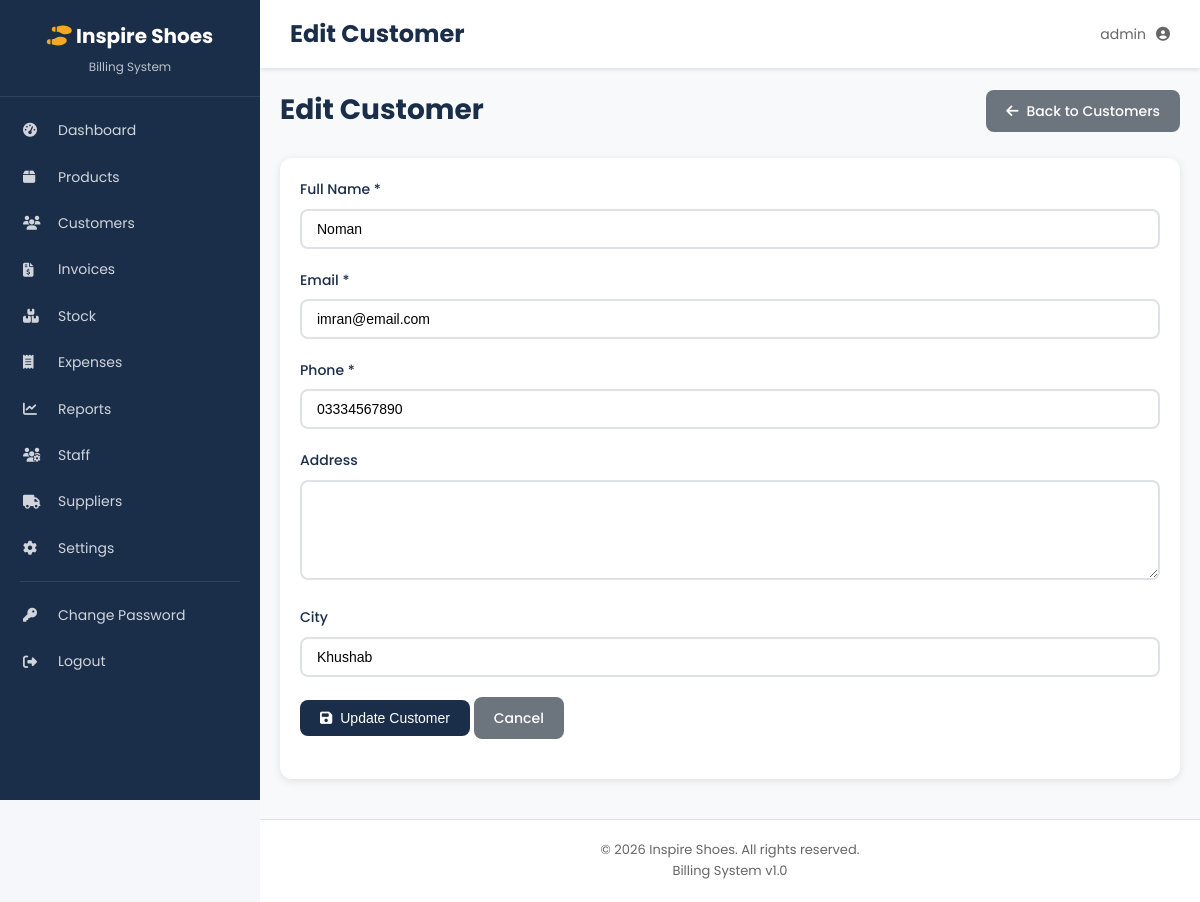
/customers/edit.php?id=4 (signed in), run on the app's committed database.
### tables this page shows
CREATE TABLE `users` (
  `id` int(11) NOT NULL,
  `username` varchar(50) NOT NULL,
  `email` varchar(100) NOT NULL,
  `password_hash` varchar(255) NOT NULL,
  `role` enum('admin','staff') DEFAULT 'staff',
  `status` enum('active','inactive') NOT NULL DEFAULT 'active',
  `created_at` timestamp NOT NULL DEFAULT current_timestamp(),
  `updated_at` timestamp NOT NULL DEFAULT current_timestamp() ON UPDATE current_timestamp()
);

CREATE TABLE `customers` (
  `id` int(11) NOT NULL,
  `full_name` varchar(100) NOT NULL,
  `email` varchar(100) NOT NULL,
  `phone` varchar(20) NOT NULL,
  `address` text DEFAULT NULL,
  `city` varchar(100) DEFAULT NULL,
  `created_at` timestamp NOT NULL DEFAULT current_timestamp(),
  `updated_at` timestamp NOT NULL DEFAULT current_timestamp() ON UPDATE current_timestamp()
);

### includes/functions.php (called while the page is built, shortened)
<?php
require_once __DIR__ . '/../config/db.php';
function getUserRole(): string {
    return $_SESSION['role'] ?? 'staff';
}
function isAdmin(): bool {
    return getUserRole() === 'admin';
}
function getCurrentUser() {
    global $pdo;
    $stmt = $pdo->prepare("SELECT * FROM users WHERE id = ?");
    $stmt->execute([$_SESSION['user_id']]);
    return $stmt->fetch();
}
function h($string): string {
    return htmlspecialchars($string ?? '', ENT_QUOTES, 'UTF-8');
}

### customers/edit.php (the view, shortened to what this page needs)
<?php
require_once __DIR__ . '/../config/db.php';
require_once __DIR__ . '/../includes/functions.php';
$page_title = 'Edit Customer';
$id = filter_input(INPUT_GET, 'id', FILTER_VALIDATE_INT);
$stmt = $pdo->prepare("SELECT * FROM customers WHERE id = ?");
$stmt->execute([$id]);
$customer = $stmt->fetch(PDO::FETCH_ASSOC);
include __DIR__ . '/../includes/header.php';
?>
<div class="page-header">
    <h1>Edit Customer</h1>
    <a href="list.php" class="btn btn-secondary">
        <i class="fas fa-arrow-left"></i> Back to Customers
    </a>
</div>
<div class="card">
    <div class="card-body">
        <form method="POST" action="">
            <div class="form-group">
                <label for="full_name">Full Name *</label>
                <input type="text" id="full_name" name="full_name" class="form-control" value="<?php echo h($customer['full_name']); ?>" required>
            </div>
            <div class="form-group">
                <label for="email">Email *</label>
                <input type="email" id="email" name="email" class="form-control" value="<?php echo h($customer['email']); ?>" required>
            </div>
            <div class="form-group">
                <label for="phone">Phone *</label>
                <input type="text" id="phone" name="phone" class="form-control" value="<?php echo h($customer['phone']); ?>" required>
            </div>
            <div class="form-group">
                <label for="address">Address</label>
                <textarea id="address" name="address" class="form-control" rows="2"><?php echo h($customer['address'] ?? ''); ?></textarea>
            </div>
            <div class="form-group">
                <label for="city">City</label>
                <input type="text" id="city" name="city" class="form-control" value="<?php echo h($customer['city'] ?? ''); ?>">
            </div>
            <div class="form-group">
                <button type="submit" class="btn btn-primary">
                    <i class="fas fa-save"></i> Update Customer
                </button>
                <a href="list.php" class="btn btn-secondary">Cancel</a>
            </div>
        </form>
    </div>
</div>
<?php include __DIR__ . '/../includes/footer.php'; ?>

### includes/header.php (shortened to what this page needs)
<?php
require_once __DIR__ . '/../config/db.php';
require_once __DIR__ . '/functions.php';
$current_page  = basename($_SERVER['PHP_SELF']);
$is_logged_in  = isset($_SESSION['user_id']);
$current_user = $is_logged_in ? getCurrentUser() : null;
?>
<!DOCTYPE html>
<html lang="en">
<head>
    <link rel="stylesheet" href="https://cdnjs.cloudflare.com/ajax/libs/font-awesome/6.4.0/css/all.min.css">
    <link rel="stylesheet" href="<?php echo CSS_URL; ?>/style.css">
</head>
<body>
<?php if ($is_logged_in): ?>
<nav class="sidebar">
    <div class="sidebar-header">
        <h2><i class="fas fa-shoe-prints"></i> Inspire Shoes</h2>
        <p>Billing System</p>
    </div>
    <ul class="nav-menu">
        <li class="<?php echo ($current_page === 'index.php' && strpos($_SERVER['PHP_SELF'], '/auth/') === false) ? 'active' : ''; ?>">
            <a href="<?php echo BASE_URL; ?>/index.php">
                <i class="fas fa-tachometer-alt"></i>
                <span>Dashboard</span>
            </a>
        </li>
        <li class="<?php echo strpos($_SERVER['PHP_SELF'], '/products/') !== false ? 'active' : ''; ?>">
            <a href="<?php echo BASE_URL; ?>/products/list.php">
                <i class="fas fa-box"></i>
                <span>Products</span>
            </a>
        </li>
        <li class="<?php echo strpos($_SERVER['PHP_SELF'], '/customers/') !== false ? 'active' : ''; ?>">
            <a href="<?php echo BASE_URL; ?>/customers/list.php">
                <i class="fas fa-users"></i>
                <span>Customers</span>
            </a>
        </li>
        <li class="<?php echo strpos($_SERVER['PHP_SELF'], '/invoices/') !== false ? 'active' : ''; ?>">
            <a href="<?php echo BASE_URL; ?>/invoices/list.php">
                <i class="fas fa-file-invoice-dollar"></i>
                <span>Invoices</span>
            </a>
        </li>
        <?php if (isAdmin()): ?>
        <li class="<?php echo strpos($_SERVER['PHP_SELF'], '/stock/') !== false ? 'active' : ''; ?>">
            <a href="<?php echo BASE_URL; ?>/stock/manage.php">
                <i class="fas fa-boxes"></i>
                <span>Stock</span>
            </a>
        </li>
        <li class="<?php echo strpos($_SERVER['PHP_SELF'], '/expenses/') !== false ? 'active' : ''; ?>">
            <a href="<?php echo BASE_URL; ?>/expenses/list.php">
                <i class="fas fa-receipt"></i>
                <span>Expenses</span>
            </a>
        </li>
        <li class="<?php echo strpos($_SERVER['PHP_SELF'], '/reports/') !== false ? 'active' : ''; ?>">
            <a href="<?php echo BASE_URL; ?>/reports/sales.php">
                <i class="fas fa-chart-line"></i>
                <span>Reports</span>
            </a>
        </li>
        <?php endif; ?>
        <?php if (isAdmin()): ?>
        <li class="<?php echo strpos($_SERVER['PHP_SELF'], '/admin/') !== false ? 'active' : ''; ?>">
            <a href="<?php echo BASE_URL; ?>/admin/staff.php">
                <i class="fas fa-users-cog"></i>
                <span>Staff</span>
            </a>
        </li>
        <li>
            <a href="<?php echo BASE_URL; ?>/admin/suppliers.php">
                <i class="fas fa-truck"></i>
                <span>Suppliers</span>
            </a>
        </li>
        <li>
            <a href="<?php echo BASE_URL; ?>/admin/settings.php">
                <i class="fas fa-cog"></i>
                <span>Settings</span>
            </a>
        </li>
        <?php endif; ?>
        <li class="nav-divider"></li>
        <li>
            <a href="<?php echo BASE_URL; ?>/auth/change-password.php">
                <i class="fas fa-key"></i>
                <span>Change Password</span>
            </a>
        </li>
        <li>
            <a href="<?php echo BASE_URL; ?>/auth/logout.php" class="logout-link">
                <i class="fas fa-sign-out-alt"></i>
                <span>Logout</span>
            </a>
        </li>
    </ul>
</nav>
<main class="main-content">
    <header class="top-bar">
        <h1><?php echo isset($page_title) ? h($page_title) : 'Dashboard'; ?></h1>
        <div class="user-info">
            <span class="user-name"><?php echo h($current_user['username'] ?? ''); ?></span>
            <i class="fas fa-user-circle"></i>
        </div>
    </header>
    <div class="content-wrapper">
<?php endif; ?>

### assets/css/style.css (style rules this page uses)
:root { --primary: #1a2e4a; --primary-light: #2c4a6e; --accent: #f5a623; --accent-hover: #d4941f; --white: #ffffff; --light-gray: #f4f6f9; --gray: #6c757d; --danger: #e74c3c; --danger-light: #c0392b; --success: #27ae60; --success-light: #229954; --warning: #f39c12; --warning-light: #d68910; --info: #3498db; --text: #333333; --text-light: #666666; --border: #dee2e6; --shadow: rgba(0, 0, 0, 0.1); --sidebar-width: 250px; }
* { margin: 0; padding: 0; box-sizing: border-box; }
body { font-family: 'Poppins', -apple-system, BlinkMacSystemFont, 'Segoe UI', Roboto, sans-serif; font-size: 14px; line-height: 1.6; color: var(--text); background-color: var(--light-gray); }
a { text-decoration: none; color: inherit; }
ul { list-style: none; }
body { display: flex; min-height: 100vh; }
.sidebar { width: var(--sidebar-width); background: var(--primary); color: var(--white); position: fixed; top: 0; left: 0; height: 100vh; overflow-y: auto; z-index: 1000; display: flex; flex-direction: column; }
.main-content { margin-left: var(--sidebar-width); flex: 1; min-height: 100vh; background: var(--light-gray); }
.content-wrapper { padding: 20px; max-width: 1400px; margin: 0 auto; }
.sidebar-header { padding: 20px; text-align: center; border-bottom: 1px solid rgba(255,255,255,0.1); }
.sidebar-header h2 { font-size: 20px; margin-bottom: 5px; }
.sidebar-header h2 i { color: var(--accent); }
.sidebar-header p { font-size: 12px; opacity: 0.7; }
.nav-menu { flex: 1; padding: 10px 0; }
.nav-menu li a { display: flex; align-items: center; padding: 12px 20px; color: rgba(255,255,255,0.8); transition: all 0.3s; border-left: 3px solid transparent; }
.nav-menu li a i { width: 25px; margin-right: 10px; }
.nav-divider { height: 1px; background: rgba(255,255,255,0.1); margin: 10px 20px; }
.top-bar { background: var(--white); padding: 15px 30px; display: flex; align-items: center; justify-content: space-between; box-shadow: 0 2px 4px var(--shadow); position: sticky; top: 0; z-index: 100; }
.top-bar h1 { font-size: 24px; color: var(--primary); }
.user-info { display: flex; align-items: center; gap: 10px; color: var(--text-light); }
.page-header { display: flex; justify-content: space-between; align-items: center; margin-bottom: 25px; }
.page-header h1 { font-size: 28px; color: var(--primary); }
.card { background: var(--white); border-radius: 12px; box-shadow: 0 2px 8px var(--shadow); margin-bottom: 20px; }
.card-body { padding: 20px; }
.form-group { margin-bottom: 20px; }
.form-group label { display: block; margin-bottom: 8px; font-weight: 500; color: var(--primary); }
.form-control { width: 100%; padding: 10px 15px; border: 2px solid var(--border); border-radius: 8px; font-size: 14px; transition: border-color 0.3s; }
textarea.form-control { resize: vertical; min-height: 100px; }
.btn { display: inline-flex; align-items: center; gap: 8px; padding: 10px 20px; border: none; border-radius: 8px; font-size: 14px; font-weight: 500; cursor: pointer; transition: all 0.3s; text-decoration: none; }
.btn-primary { background: var(--primary); color: var(--white); }
.btn-secondary { background: var(--gray); color: var(--white); }

### includes/header.php (style rules this page uses)
:root { --primary-color: #1a2e4a; --secondary-color: #2c4a6e; --accent-color: #f5a623; --accent-hover: #d4941f; --success-color: #28a745; --danger-color: #dc3545; --warning-color: #ffc107; --info-color: #17a2b8; --light-gray: #f8f9fa; --dark-gray: #6c757d; --white: #ffffff; --border-color: #dee2e6; --text-color: #333333; --sidebar-width: 260px; }
* { margin: 0; padding: 0; box-sizing: border-box; }
body { font-family: 'Poppins', sans-serif; background-color: #f5f7fa; color: var(--text-color); line-height: 1.6; }

### data on the page
users: username "admin"
customers: full_name "Noman", email "imran@email.com", phone "03334567890", city "Khushab"

### other printed values
$page_title "Edit Customer"
